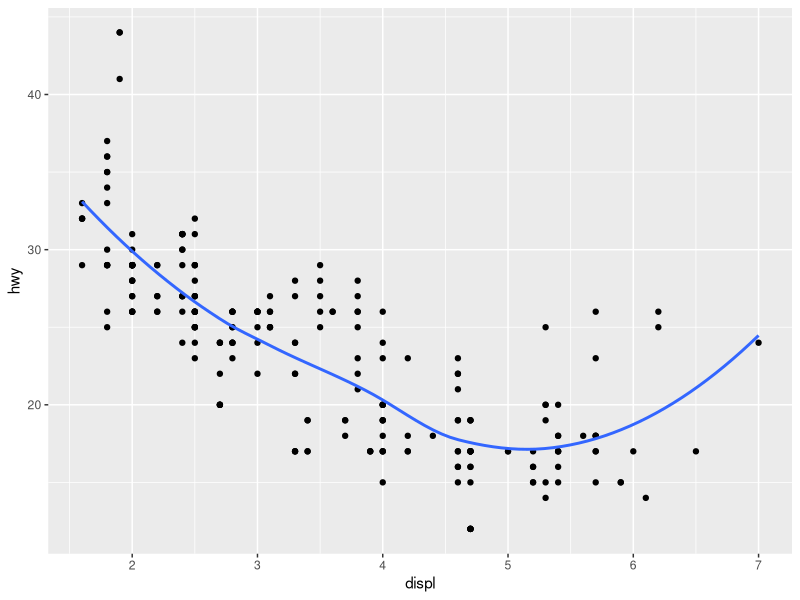
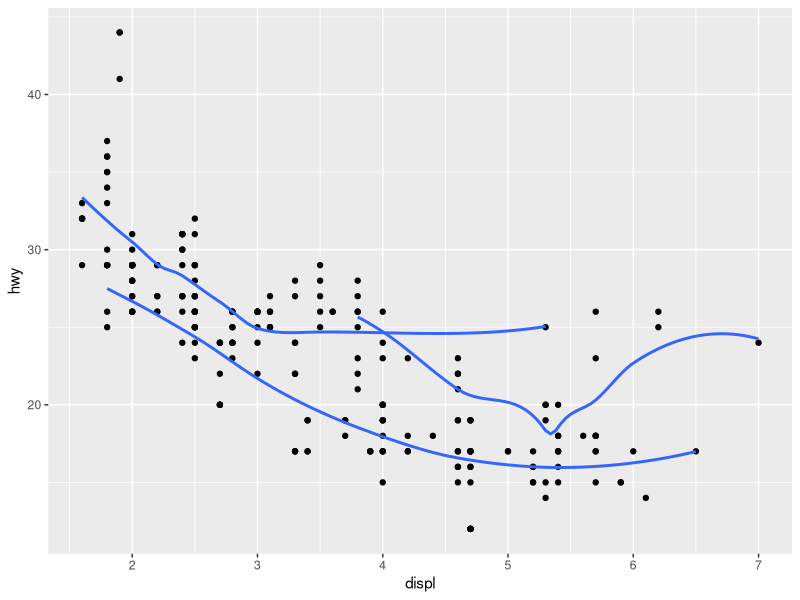
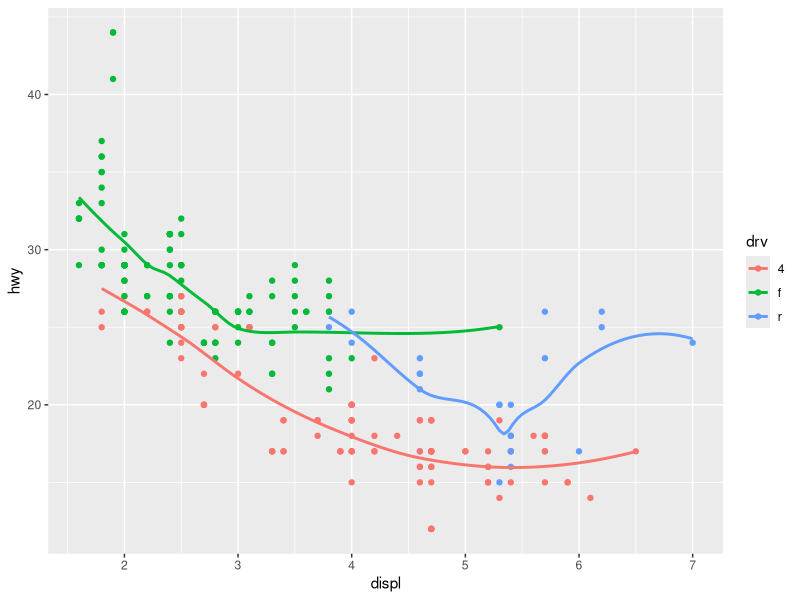
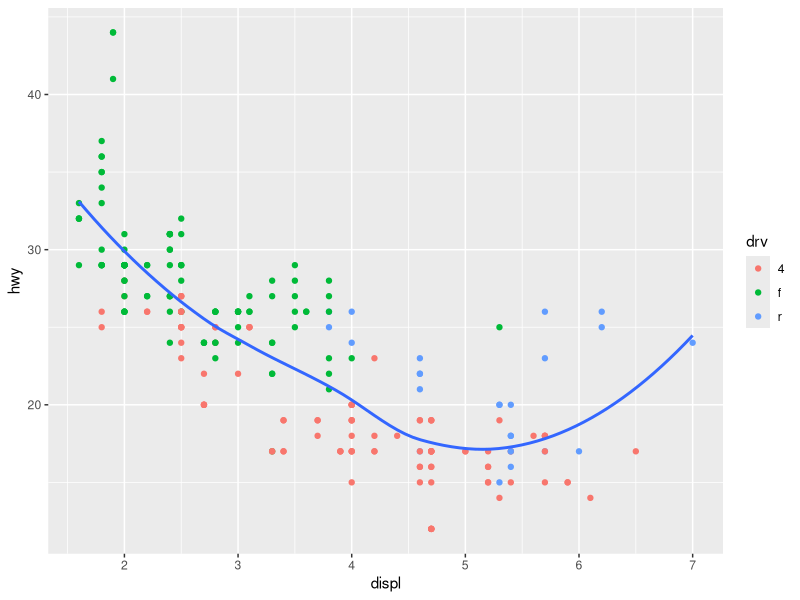
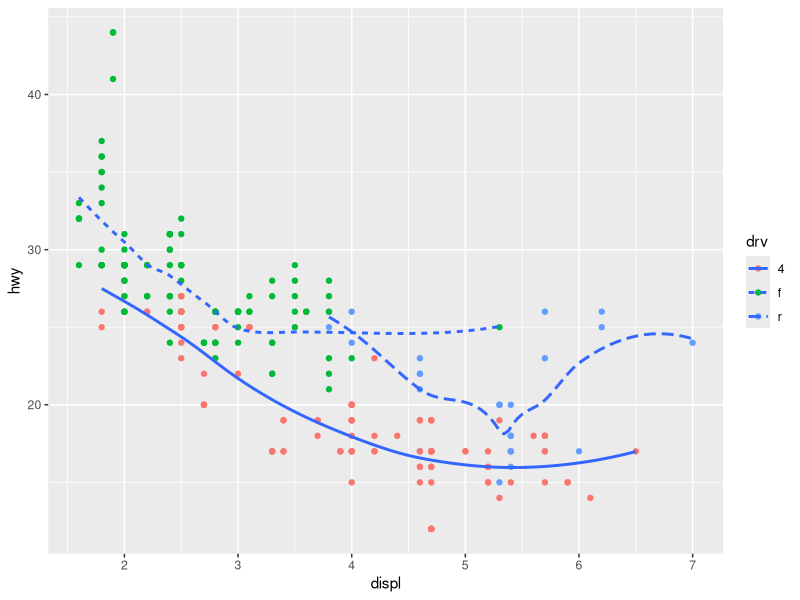
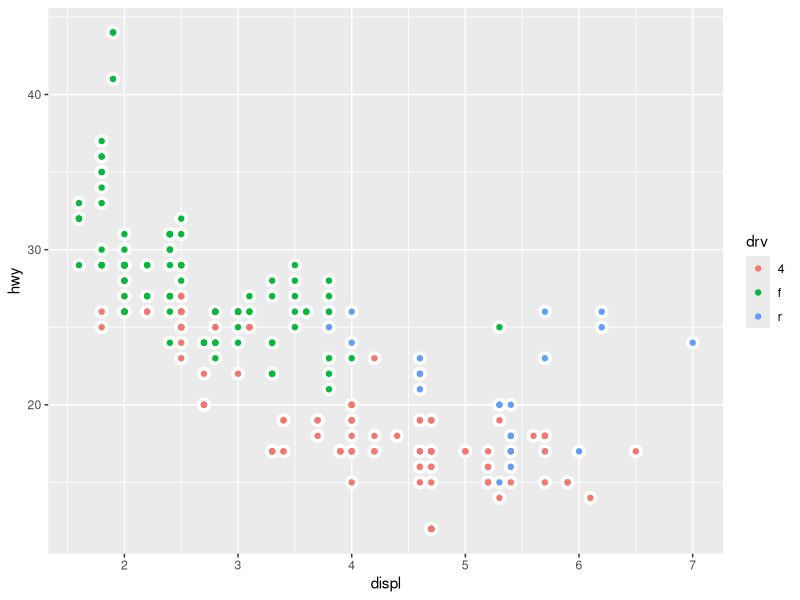

Source code (R) for these figures, in order:
library(ggplot2)

# 1
ggplot(mpg,aes(displ,hwy)) + 
  geom_point() +
  geom_smooth(se = F)

#2
ggplot(mpg,aes(displ,hwy)) + 
  geom_point() +
  geom_smooth(aes(group=drv),se = F)


#3
ggplot(mpg,aes(displ,hwy, col=drv)) + 
  geom_point() +
  geom_smooth(aes(),se = F)

#4
ggplot(mpg,aes(displ,hwy)) + 
  geom_point(aes(col=drv)) +
  geom_smooth(aes(),se = F)

#5
ggplot(mpg,aes(displ,hwy)) + 
  geom_point(aes(col=drv)) +
  geom_smooth(aes(lty=drv),se = F)

#6
ggplot(mpg,aes(displ,hwy)) + 
  geom_point(col="white",size=4) +
  geom_point(aes(col=drv)) 
  
